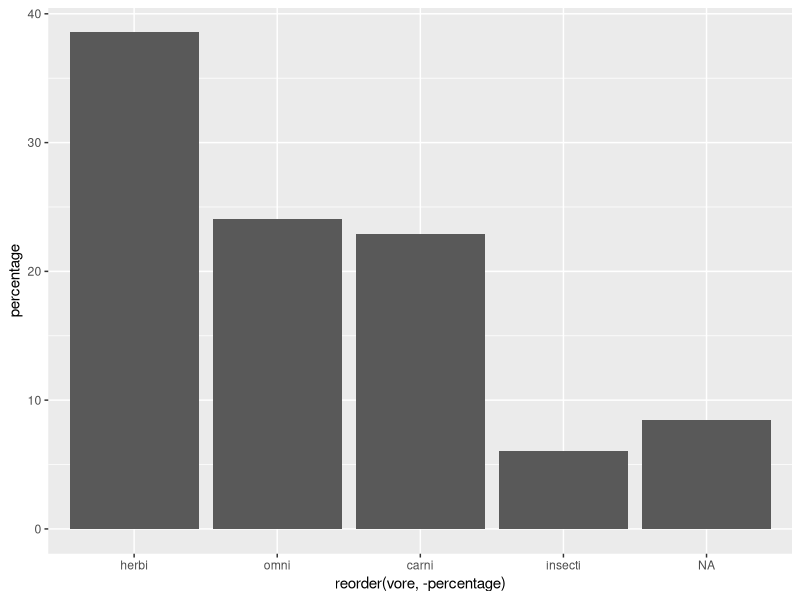
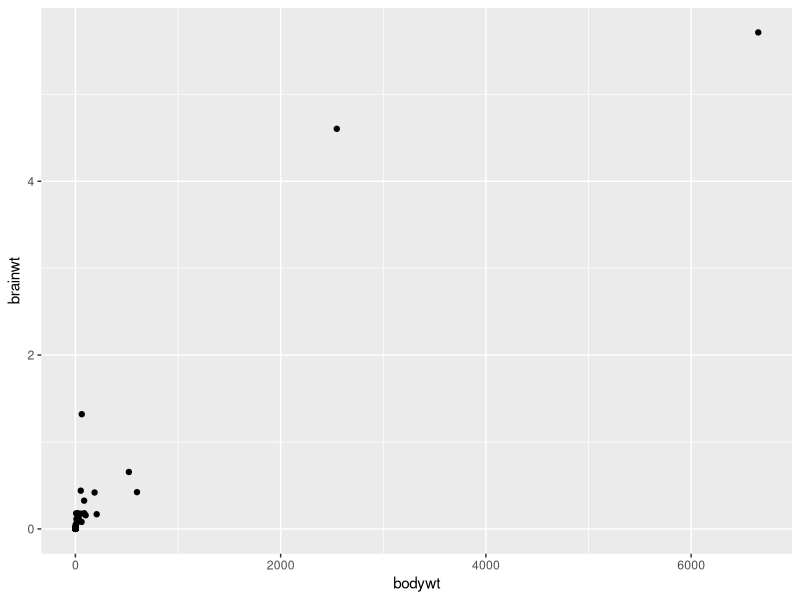
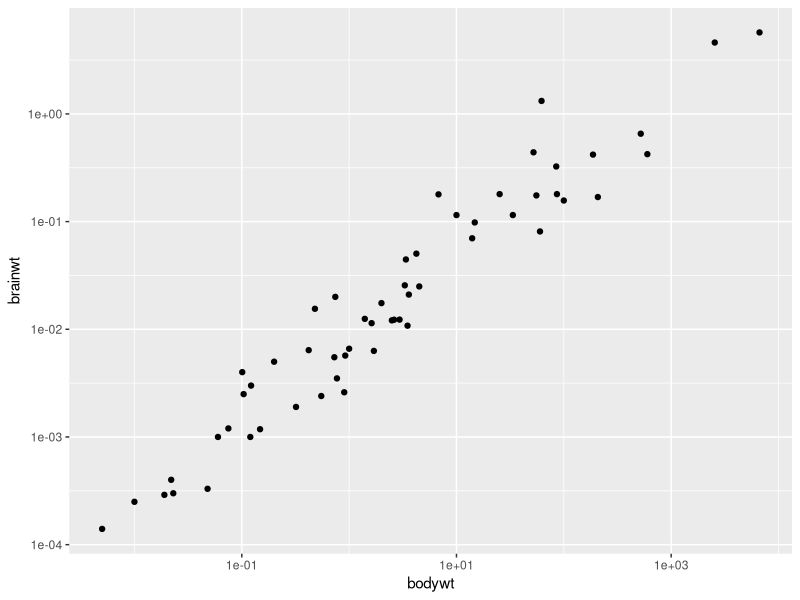

The R source for these figures, in order:
## ---- chunk 1
library(tidyverse)
library(ggplot2)
library(dplyr)
## ---- chunk 2

?msleep

## ---- chunk 3
#require(dplyr)

a <- msleep %>%
  count(vore) %>%
  mutate(percentage= n/sum(n)*100)

## ---- chunk 4
a
## ---- chunk 5
ggplot (a, aes(x= reorder(vore, -percentage), y= percentage)) +
  geom_bar (stat= "identity")

## ---- chunk 6
msleep %>%
  group_by (vore)%>%
  summarize (mean_sleeptotal= mean(sleep_total, na.rm= TRUE))%>%
  filter (vore == "carni" | vore == "herbi")

## ---- chunk 7

#Without appending

ggplot (data= msleep,aes (x=bodywt, y=brainwt))+
  geom_point(na.rm= TRUE)
#With appending

ggplot (data= msleep,aes (x=bodywt, y=brainwt))+
  geom_point(na.rm= TRUE)+
  scale_x_log10("bodywt")+
  scale_y_log10("brainwt") 
## ---- chunk 8
cor(x = msleep$bodywt, y = msleep$brainwt,  method = "pearson", use = "complete.obs")
cor.test(x = msleep$bodywt, y = msleep$brainwt,  method = "pearson", use = "complete.obs")

## ---- chunk 9

mean_st <-  mean(msleep$sleep_total)
sd_st <-  sd(msleep$sleep_total)
z_score <-  abs((mean_st- msleep$sleep_total)/sd_st)

#outliers

msleep %>%
select (name, sleep_total) %>%
filter (z_score > 1.5)

